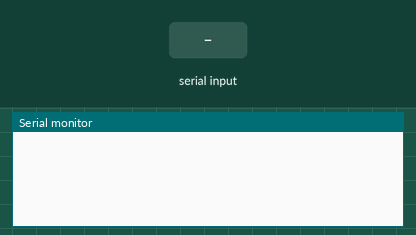
Recording of a sketch running on a simulated Arduino Uno, built with avr-gcc and run on an emulated ATmega328P. On the bench: the last lines printed to the serial monitor. The test bench sets the inputs (shaded band).

Above: at 1.2 s.
1.3 s: "90,45\n" received over Serial
At 2.4 s:
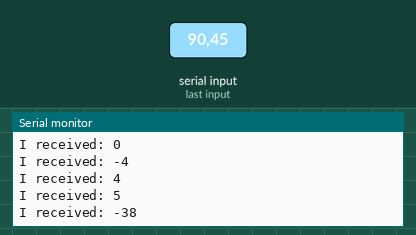
2.8 s: "30,150\n" received over Serial
At 4.1 s:
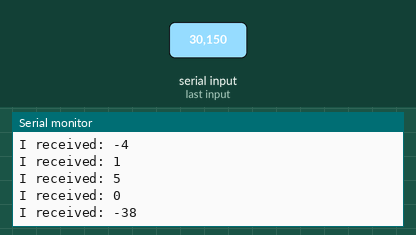
Timing chart, 0 to 5.8 s (numbered marks = the images above; inputs shaded):
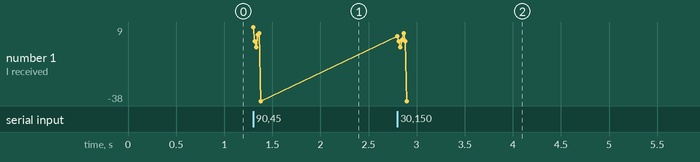

The sketch:

serial_read.ino
```cpp
int i_p = 0; // for incoming serial data

void setup() {
  Serial.begin(9600); // opens serial port, sets data rate to 9600 bps
}

void loop() {
  // send data only when you receive data:
  if (Serial.available()) {
    // read the incoming byte:
    i_p = Serial.read();
    // say what you got:
    Serial.print("I received: ");
    i_p=i_p-48;//48 is the ascii for Zero


  Serial.println(i_p);
}}
```

Measured:
- after the input at 1.3 s, the serial monitor: prints a new line at once (image 1)
- after the input at 2.8 s, the serial monitor: prints a new line at once (image 2)
